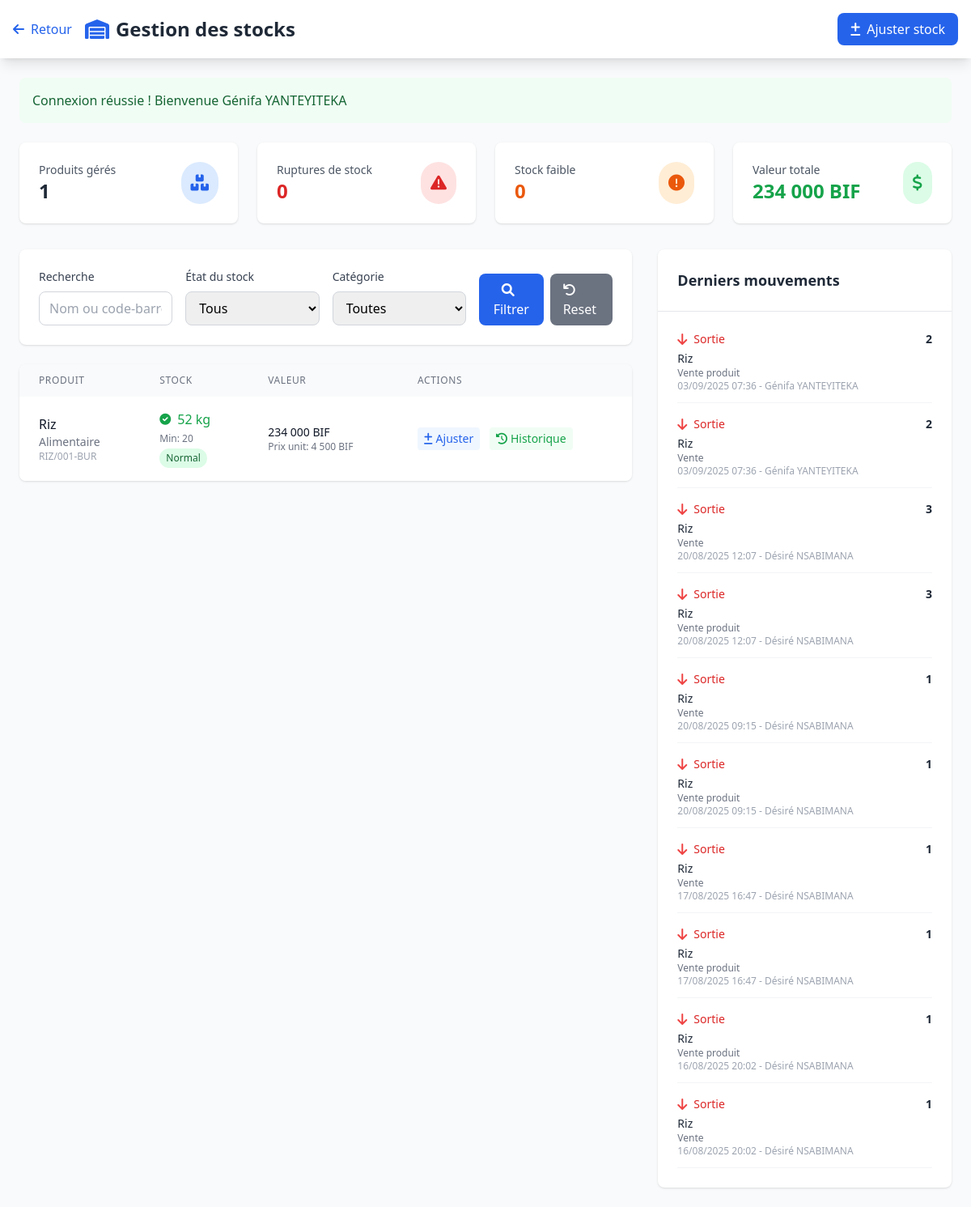
The page /stock.php (signed in) on the database its author committed.
### tables this page shows
CREATE TABLE `produits` (
  `id_produit` int(11) NOT NULL,
  `nom_produit` varchar(100) NOT NULL,
  `description` text DEFAULT NULL,
  `code_barre` varchar(50) DEFAULT NULL,
  `prix_achat` decimal(10,2) NOT NULL DEFAULT 0.00,
  `prix_vente` decimal(10,2) NOT NULL,
  `marge_beneficiaire` decimal(5,2) DEFAULT NULL,
  `stock_minimum` int(11) DEFAULT 0,
  `stock_maximum` int(11) DEFAULT NULL,
  `unite_mesure` varchar(20) DEFAULT 'pièce',
  `id_categorie` int(11) NOT NULL,
  `id_fournisseur` int(11) DEFAULT NULL,
  `date_creation` timestamp NOT NULL DEFAULT current_timestamp(),
  `date_modification` timestamp NOT NULL DEFAULT current_timestamp() ON UPDATE current_timestamp(),
  `statut` enum('actif','inactif','rupture') DEFAULT 'actif'
);

CREATE TABLE `categories` (
  `id_categorie` int(11) NOT NULL,
  `nom_categorie` varchar(100) NOT NULL,
  `description` text DEFAULT NULL,
  `date_creation` timestamp NOT NULL DEFAULT current_timestamp(),
  `statut` enum('active','inactive') DEFAULT 'active'
);

CREATE TABLE `mouvements_stock` (
  `id_mouvement` int(11) NOT NULL,
  `id_produit` int(11) NOT NULL,
  `type_mouvement` enum('entree','sortie','ajustement','perte','transfert') NOT NULL,
  `quantite` int(11) NOT NULL,
  `prix_unitaire` decimal(10,2) DEFAULT NULL,
  `reference_operation` varchar(100) DEFAULT NULL,
  `motif` varchar(255) DEFAULT NULL,
  `id_utilisateur` int(11) NOT NULL,
  `date_mouvement` timestamp NOT NULL DEFAULT current_timestamp()
);

CREATE TABLE `utilisateurs` (
  `id_utilisateur` int(11) NOT NULL,
  `nom_utilisateur` varchar(50) NOT NULL,
  `mot_de_passe` text NOT NULL,
  `role` enum('proprietaire','vendeur') NOT NULL DEFAULT 'vendeur',
  `email` text NOT NULL,
  `nom` varchar(100) NOT NULL,
  `prenom` varchar(100) NOT NULL,
  `telephone` varchar(20) DEFAULT NULL,
  `statut` enum('actif','inactif') DEFAULT 'actif',
  `reset_token` text NOT NULL,
  `reset_expires` text NOT NULL,
  `date_creation` timestamp NOT NULL DEFAULT current_timestamp(),
  `derniere_connexion` datetime NOT NULL
);

### stock.php (the view, shortened to what the rows shown need)
<?php
require_once 'config.php';
$db = Database::getInstance();
$page = intval($_GET['page'] ?? 1);
$limit = 20;
$offset = ($page - 1) * $limit;
$where_conditions = ["p.statut = 'actif'"];
$params = [];
$where_clause = 'WHERE ' . implode(' AND ', $where_conditions);
$produits = $db->fetchAll("
    SELECT
        p.*,
        c.nom_categorie,
        f.nom_fournisseur,
        COALESCE(s.quantite_actuelle, 0) as stock_actuel,
        COALESCE(s.quantite_reservee, 0) as stock_reserve,
        COALESCE(s.quantite_disponible, 0) as stock_disponible,
        s.date_derniere_entree,
        s.date_derniere_sortie,
        CASE
            WHEN COALESCE(s.quantite_actuelle, 0) <= 0 THEN 'rupture'
            WHEN COALESCE(s.quantite_actuelle, 0) <= p.stock_minimum THEN 'faible'
            ELSE 'normal'
        END as stock_status,
        COALESCE(s.quantite_actuelle, 0) * p.prix_achat as valeur_stock
    FROM produits p
    LEFT JOIN stocks s ON p.id_produit = s.id_produit
    LEFT JOIN categories c ON p.id_categorie = c.id_categorie
    LEFT JOIN fournisseurs f ON p.id_fournisseur = f.id_fournisseur
    $where_clause
    ORDER BY
        CASE
            WHEN COALESCE(s.quantite_actuelle, 0) <= 0 THEN 1
            WHEN COALESCE(s.quantite_actuelle, 0) <= p.stock_minimum THEN 2
            ELSE 3
        END,
        p.nom_produit
    LIMIT $limit OFFSET $offset
", $params);
$derniers_mouvements = $db->fetchAll("
    SELECT
        ms.*,
        p.nom_produit,
        u.prenom,
        u.nom
    FROM mouvements_stock ms
    JOIN produits p ON ms.id_produit = p.id_produit
    JOIN utilisateurs u ON ms.id_utilisateur = u.id_utilisateur
    ORDER BY ms.date_mouvement DESC
    LIMIT 10
");
?>
<!DOCTYPE html>
<html lang="fr">
<head>
    <script src="https://cdn.tailwindcss.com"></script>
    <link href="https://cdnjs.cloudflare.com/ajax/libs/font-awesome/6.0.0/css/all.min.css" rel="stylesheet">
</head>
<body class="bg-gray-50">
    <nav class="bg-white shadow-lg">
        <div class="max-w-7xl mx-auto px-4">
            <div class="flex justify-between items-center py-4">
                <div class="flex items-center space-x-4">
                    <h1 class="text-2xl font-bold text-gray-800">
                        <i class="fas fa-warehouse text-blue-600 mr-2"></i>Gestion des stocks
                    </h1>
                </div>
            </div>
        </div>
    </nav>
    <div class="max-w-7xl mx-auto p-6">
        <div class="grid grid-cols-1 lg:grid-cols-3 gap-8">
            <div class="lg:col-span-2 space-y-6">
                <div class="bg-white rounded-lg shadow overflow-hidden">
                    <div class="overflow-x-auto">
                        <table class="w-full">
                            <thead class="bg-gray-50">
                                <tr>
                                    <th class="px-6 py-3 text-left text-xs font-medium text-gray-500 uppercase tracking-wider">Produit</th>
                                    <th class="px-6 py-3 text-left text-xs font-medium text-gray-500 uppercase tracking-wider">Stock</th>
                                    <th class="px-6 py-3 text-left text-xs font-medium text-gray-500 uppercase tracking-wider">Valeur</th>
                                    <th class="px-6 py-3 text-left text-xs font-medium text-gray-500 uppercase tracking-wider">Actions</th>
                                </tr>
                            </thead>
                            <tbody class="bg-white divide-y divide-gray-200">
                                <?php if (empty($produits)): ?>
                                    <tr>
                                        <td colspan="4" class="px-6 py-8 text-center text-gray-500">
                                            Aucun produit trouvé
                                        </td>
                                    </tr>
                                <?php else: ?>
                                    <?php foreach ($produits as $produit): ?>
                                        <tr class="hover:bg-gray-50">
                                            <td class="px-6 py-4">
                                                <div>
                                                    <div class="font-medium text-gray-900"><?= htmlspecialchars($produit['nom_produit']) ?></div>
                                                    <div class="text-sm text-gray-500"><?= htmlspecialchars($produit['nom_categorie']) ?></div>
                                                    <?php if ($produit['code_barre']): ?>
                                                        <div class="text-xs text-gray-400"><?= htmlspecialchars($produit['code_barre']) ?></div>
                                                    <?php endif; ?>
                                                </div>
                                            </td>
                                            <td class="px-6 py-4">
                                                <?php
                                                $stockClass = 'text-gray-900';
                                                $stockIcon = 'fas fa-circle';
                                                $statusBg = 'bg-gray-100';
                                                $statusText = 'text-gray-600';
                                                $statusLabel = 'Normal';
                                                if ($produit['stock_status'] === 'rupture') {
                                                    $stockClass = 'text-red-600';
                                                    $stockIcon = 'fas fa-times-circle';
                                                    $statusBg = 'bg-red-100';
                                                    $statusText = 'text-red-800';
                                                    $statusLabel = 'Rupture';
                                                } elseif ($produit['stock_status'] === 'faible') {
                                                    $stockClass = 'text-orange-600';
                                                    $stockIcon = 'fas fa-exclamation-triangle';
                                                    $statusBg = 'bg-orange-100';
                                                    $statusText = 'text-orange-800';
                                                    $statusLabel = 'Stock faible';
                                                } else {
                                                    $stockClass = 'text-green-600';
                                                    $stockIcon = 'fas fa-check-circle';
                                                    $statusBg = 'bg-green-100';
                                                    $statusText = 'text-green-800';
                                                }
                                                ?>
                                                <div>
                                                    <div class="flex items-center">
                                                        <i class="<?= $stockIcon ?> <?= $stockClass ?> mr-2 text-sm"></i>
                                                        <span class="font-medium <?= $stockClass ?>">
                                                            <?= $produit['stock_actuel'] ?> <?= htmlspecialchars($produit['unite_mesure']) ?>
                                                        </span>
                                                    </div>
                                                    <div class="text-xs text-gray-500 mt-1">
                                                        Min: <?= $produit['stock_minimum'] ?>
                                                    </div>
                                                    <span class="inline-block mt-1 px-2 py-1 text-xs rounded-full <?= $statusBg ?> <?= $statusText ?>">
                                                        <?= $statusLabel ?>
                                                    </span>
                                                </div>
                                            </td>
                                            <td class="px-6 py-4">
                                                <div class="text-sm font-medium text-gray-900">
                                                    <?= formatMoney($produit['valeur_stock']) ?>
                                                </div>
                                                <div class="text-xs text-gray-500">
                                                    Prix unit: <?= formatMoney($produit['prix_achat']) ?>
                                                </div>
                                            </td>
                                            <td class="px-6 py-4 whitespace-nowrap text-sm space-x-2">
                                                <button onclick="adjustStock(<?= htmlspecialchars(json_encode($produit)) ?>)"
                                                        class="text-blue-600 hover:text-blue-900 bg-blue-50 px-2 py-1 rounded">
                                                    <i class="fas fa-plus-minus mr-1"></i>Ajuster
                                                </button>
                                                <button onclick="viewHistory(<?= $produit['id_produit'] ?>)"
                                                        class="text-green-600 hover:text-green-900 bg-green-50 px-2 py-1 rounded">
                                                    <i class="fas fa-history mr-1"></i>Historique
                                                </button>
                                            </td>
                                        </tr>
                                    <?php endforeach; ?>
                                <?php endif; ?>
                            </tbody>
                        </table>
                    </div>
                </div>
            </div>
            <div class="space-y-6">
                <div class="bg-white rounded-lg shadow">
                    <div class="p-6">
                        <?php if (empty($derniers_mouvements)): ?>
                            <p class="text-gray-500 text-center">Aucun mouvement récent</p>
                        <?php else: ?>
                            <div class="space-y-4">
                                <?php foreach ($derniers_mouvements as $mouvement): ?>
                                    <div class="border-b border-gray-100 pb-3">
                                        <div class="flex items-center justify-between">
                                            <div class="flex items-center space-x-2">
                                                <?php
                                                $iconClass = '';
                                                $textClass = '';
                                                switch ($mouvement['type_mouvement']) {
                                                    case 'sortie':
                                                        $iconClass = 'fas fa-arrow-down text-red-500';
                                                        $textClass = 'text-red-600';
                                                        break;
                                                }
                                                ?>
                                                <i class="<?= $iconClass ?>"></i>
                                                <span class="text-sm font-medium <?= $textClass ?>">
                                                    <?= ucfirst($mouvement['type_mouvement']) ?>
                                                </span>
                                            </div>
                                            <span class="text-sm font-semibold text-gray-800">
                                                <?= $mouvement['quantite'] ?>
                                            </span>
                                        </div>
                                        <div class="mt-1">
                                            <p class="text-sm text-gray-800"><?= htmlspecialchars($mouvement['nom_produit']) ?></p>
                                            <p class="text-xs text-gray-500"><?= htmlspecialchars($mouvement['motif']) ?></p>
                                            <p class="text-xs text-gray-400">
                                                <?= formatDate($mouvement['date_mouvement']) ?> -
                                                <?= htmlspecialchars($mouvement['prenom'] . ' ' . $mouvement['nom']) ?>
                                            </p>
                                        </div>
                                    </div>
                                <?php endforeach; ?>
                            </div>
                        <?php endif; ?>
                    </div>
                </div>
            </div>
        </div>
    </div>
</body>
</html>

### rows shown on the page
produits: nom_produit "Riz", id_categorie.nom_categorie "Alimentaire", code_barre "RIZ/001-BUR", stock_actuel "52", unite_mesure "kg", stock_minimum "20", statusLabel "Normal", valeur_stock "234 000 BIF", prix_achat "4 500 BIF"
mouvements_stock: type_mouvement "Sortie", quantite "2", id_produit.nom_produit "Riz", motif "Vente produit", date_mouvement "03/09/2025 07:36", id_utilisateur.nom "Génifa YANTEYITEKA"
mouvements_stock: type_mouvement "Sortie", quantite "2", id_produit.nom_produit "Riz", motif "Vente", date_mouvement "03/09/2025 07:36", id_utilisateur.nom "Génifa YANTEYITEKA"
mouvements_stock: type_mouvement "Sortie", quantite "3", id_produit.nom_produit "Riz", motif "Vente", date_mouvement "20/08/2025 12:07", id_utilisateur.nom "Désiré NSABIMANA"
mouvements_stock: type_mouvement "Sortie", quantite "3", id_produit.nom_produit "Riz", motif "Vente produit", date_mouvement "20/08/2025 12:07", id_utilisateur.nom "Désiré NSABIMANA"
mouvements_stock: type_mouvement "Sortie", quantite "1", id_produit.nom_produit "Riz", motif "Vente", date_mouvement "20/08/2025 09:15", id_utilisateur.nom "Désiré NSABIMANA"
mouvements_stock: type_mouvement "Sortie", quantite "1", id_produit.nom_produit "Riz", motif "Vente produit", date_mouvement "20/08/2025 09:15", id_utilisateur.nom "Désiré NSABIMANA"
mouvements_stock: type_mouvement "Sortie", quantite "1", id_produit.nom_produit "Riz", motif "Vente", date_mouvement "17/08/2025 16:47", id_utilisateur.nom "Désiré NSABIMANA"
mouvements_stock: type_mouvement "Sortie", quantite "1", id_produit.nom_produit "Riz", motif "Vente produit", date_mouvement "17/08/2025 16:47", id_utilisateur.nom "Désiré NSABIMANA"
mouvements_stock: type_mouvement "Sortie", quantite "1", id_produit.nom_produit "Riz", motif "Vente produit", date_mouvement "16/08/2025 20:02", id_utilisateur.nom "Désiré NSABIMANA"
mouvements_stock: type_mouvement "Sortie", quantite "1", id_produit.nom_produit "Riz", motif "Vente", date_mouvement "16/08/2025 20:02", id_utilisateur.nom "Désiré NSABIMANA"

### other values the page prints
$flash['message'] "Connexion réussie ! Bienvenue Génifa YANTEYITEKA"
$stats['total_produits'] "1"
$stats['rupture_stock'] "0"
$stats['stock_faible'] "0"
formatMoney($stats['valeur_totale'] ?? 0) "234 000 BIF"
